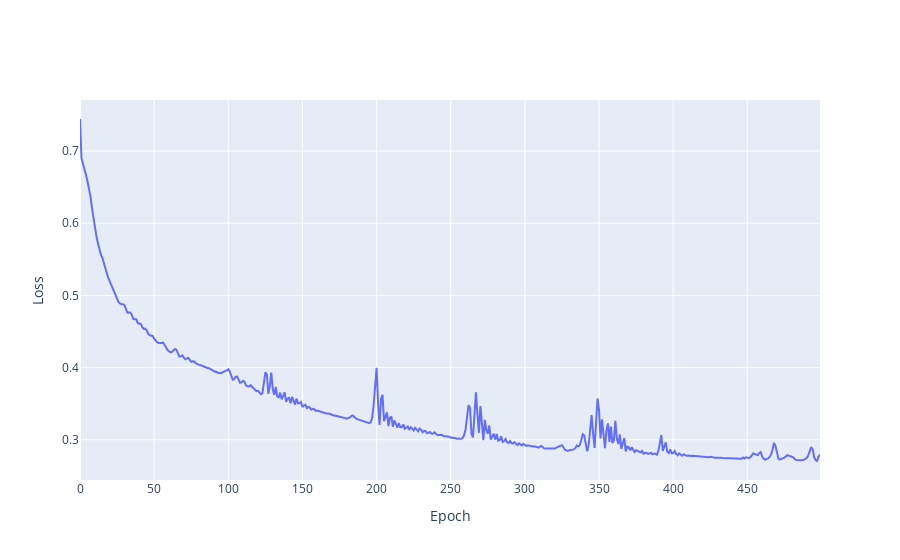

This figure's notebook cell:
### Code cell
import plotly.graph_objects as go

fig = go.Figure()
fig.add_scatter(x=list(range(config['epochs'])), y=list(map(lambda x: x.item(), final_losses)))
fig.update_layout(xaxis_title='Epoch', yaxis_title='Loss')

### Figure 1 — Plotly figure (JSON) as saved in the notebook; plotly's stock layout.template omitted (floating-point values rounded to 4 significant figures; data arrays with more than 128 entries replaced by an {"elided": "..."} marker saying what was removed)
{"data": [{"type": "scatter", "x": {"elided": "500 int values"}, "y": {"elided": "500 float values"}}], "layout": {"xaxis": {"title": {"text": "Epoch"}}, "yaxis": {"title": {"text": "Loss"}}}}
